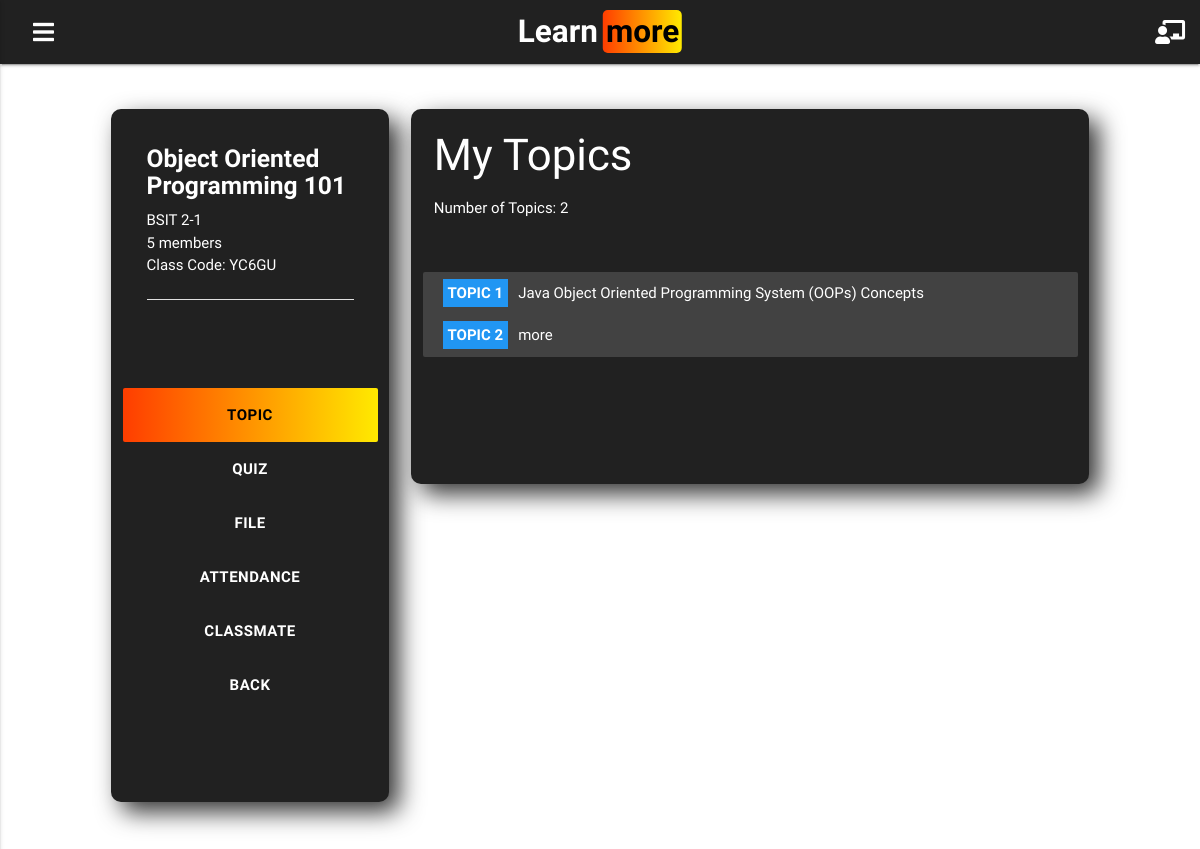
Screenshot of /LearnMore/subjectStudent.php?code=YC6GU (signed in) with the database file from the repository.
### tables this page shows
CREATE TABLE `tbl_class` (
  `classID` int(11) NOT NULL,
  `teacherID` int(11) NOT NULL,
  `subjects` varchar(65) NOT NULL,
  `g_s` varchar(40) NOT NULL,
  `code` varchar(10) NOT NULL,
  `classStatus` varchar(11) NOT NULL
);

### LearnMore/sidenav.php (the view, shortened to what this page needs)
<div class="col l3 push-l1"><br>
    <div class="card grey darken-4 bgCard1">
        <div class="card-content padBot">
            <div class="row">
                <div class="col l12">
                    <?php
                        include('connection.php');
                        $code=$_GET['code'];
                        if(isset($_SESSION['teacher'])){
                            $teacher=$_SESSION['teacher'];
                            $retrive=mysqli_query($conn,"SELECT tbl_class.subjects,tbl_class.g_s,tbl_class.code FROM tbl_account INNER JOIN tbl_class ON tbl_class.teacherID=tbl_account.accID WHERE tbl_account.user='$teacher' AND tbl_class.code='$code' ");
                            while($fetch=mysqli_fetch_array($retrive)):
                    ?>
                    <span class="card-title white-text"><h5><b><?php echo $fetch['subjects'];?></b></h5></span>
                    <p class="white-text"><?php echo $fetch['g_s'];?></p>
                    <p class="white-text">
                        <?php
                            $retrive2=mysqli_query($conn,"SELECT COUNT(tbl_code.codeID) as code FROM tbl_code INNER JOIN tbl_class on tbl_code.codeID=tbl_class.classID  WHERE tbl_class.code='$code'");
                            $fetch2=mysqli_fetch_array($retrive2);
                            echo $fetch2['code']; ?>
                    members</p>
                    <p class="white-text">Class Code: <?php echo $code?></p>
                    <br><div class="divider"></div>
                    <?php
                            endwhile;
                        }
                        else if(isset($_SESSION['student'])){
                            $student=$_SESSION['student'];
                            $retrive=mysqli_query($conn,"SELECT tbl_class.subjects,tbl_class.g_s,tbl_class.code FROM tbl_class INNER JOIN tbl_code ON tbl_code.codeID=tbl_class.classID INNER JOIN tbl_account ON tbl_account.accID=tbl_code.studentID WHERE tbl_account.user='$student' AND tbl_class.code='$code'");
                            while($fetch=mysqli_fetch_array($retrive)):
                    ?>
                    <span class="card-title white-text"><h5><b><?php echo $fetch['subjects'];?></b></h5></span>
                    <p class="white-text"><?php echo $fetch['g_s'];?></p>
                    <p class="white-text">
                        <?php
                            $retrive2=mysqli_query($conn,"SELECT COUNT(tbl_code.codeID) as code FROM tbl_code INNER JOIN tbl_class on tbl_code.codeID=tbl_class.classID  WHERE tbl_class.code='$code'");
                            $fetch2=mysqli_fetch_array($retrive2);
                            echo $fetch2['code']; ?>
                    members</p>
                    <p class="white-text">Class Code: <?php echo $code?></p>
                    <br><div class="divider"></div>
                    <?php
                            endwhile;
                        }
                    ?>
                </div>
            </div>
        </div>
        <?php
            if(isset($_SESSION['student'])){
        ?>
        <div class="content">
            <div class="row">
                <div class="col l12"><br><br><br>
                    <ul>
                        <li><a href="subjectStudent.php?code=<?php echo $_GET['code']?>" class="<?php if($page=='topic'){echo 'btnHoverActive';} ?> btn-large btnHover col l12 ">TOPIC</a></li>
                        <li><a href="quizStudent.php?code=<?php echo $_SESSION['code']?>" class="<?php if($page=='quiz'){echo 'btnHoverActive';} ?> btn-large btnHover col l12 ">QUIZ</a></li>
                        <li><a href="fileStudent.php?code=<?php echo $_SESSION['code']?>" class="<?php if($page=='file'){echo 'btnHoverActive';} ?> btn-large btnHover col l12 ">FILE</a></li>
                        <li><a href="attendanceStudent.php?code=<?php echo $_SESSION['code']?>" class="<?php if($page=='attend'){echo 'btnHoverActive';} ?> btn-large btnHover col l12 ">ATTENDANCE</a></li>
                        <li><a href="myClassmate.php?code=<?php echo $_SESSION['code']?>" class="<?php if($page=='classmate'){echo 'btnHoverActive';} ?> btn-large btnHover col l12 ">CLASSMATE</a></li>
                        <li><a href="classStudent.php" class=" btn-large btnHover col l12 ">BACK</a></li>
                    </ul>
                    <div class="col l12">
                        <br><br><br><br>
                    </div>
                </div>
            </div>
        </div>
        <?php
            }
        ?>
    </div>
</div>

### LearnMore/style.css (style rules this page uses)
* { margin: 0; padding: 0; }
body { background: #212121; }
.card.bgCard1 { border-radius: 10px; box-shadow: 10px 10px 25px rgba(0, 0, 0, 0.8); }
.btn-large.btnHover, .btn-large.btnHover:active, .btn-large.btnHover:focus { background-color: transparent; color: white; font-weight: bold }
.btn-large.btnHoverActive { color: black; font-weight: bold; background: linear-gradient(to right, #ff3d00, #ffea00); }
.card .card-content.padBot { padding-bottom: 0; }
.bgbody { background: url('basketball.png'); background-repeat: no-repeat; background-size: cover }

### rows the page displays
tbl_class: subjects "Object Oriented Programming 101", g_s "BSIT 2-1", code "5"

### other values shown
$count "2"
$fetch['lessonTitle'] "Java Object Oriented Programming System (OOPs) Concepts"
$fetch['lessonTitle'] "more"
